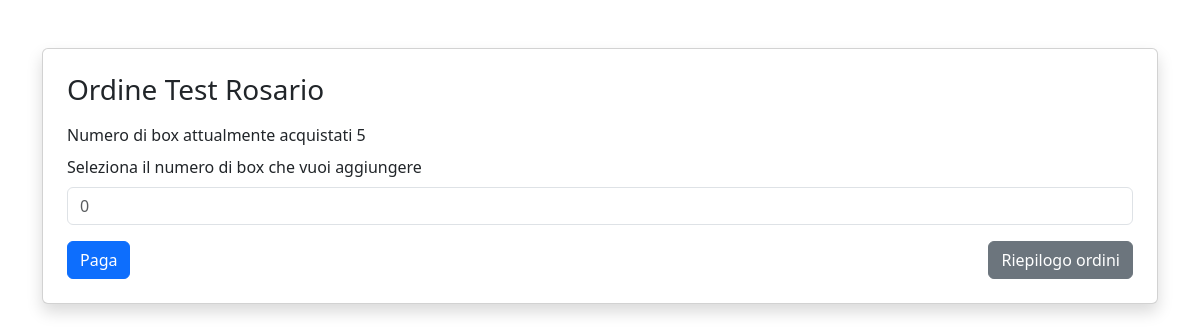
The page /addbox?user_id=10 on the database as committed earlier.
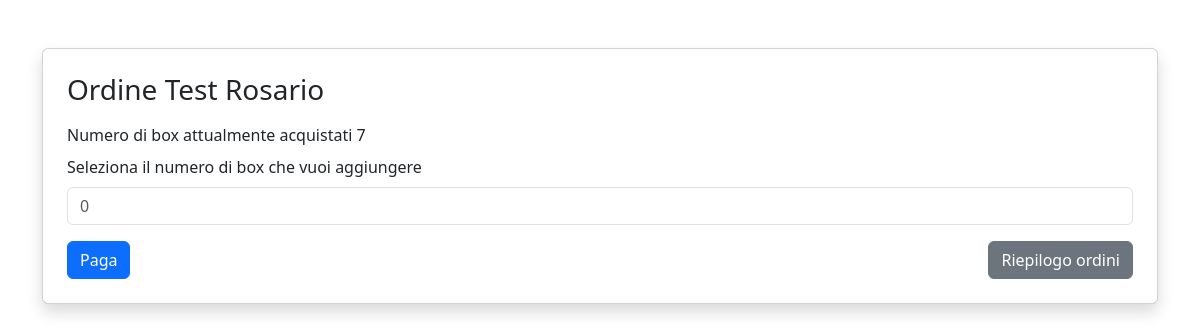
The same page on the database as committed later.
### db/models.py (models this page shows)
class User(Base):
    __tablename__ = 'users'
    id = Column(Integer, primary_key=True, index=True, autoincrement=True)
    name = Column(String, nullable=False)
    box = Column(Integer, nullable=False)
    payd = Column(Float)
    topay = Column(Float)
    total = Column(Float)

### main.py (the view, shortened to what this page needs)
@app.route("/addbox", methods=['GET', 'POST'])
def add_box():
    user_id = request.args.get("user_id", type=int)
    db: Session = next(get_db())
    user_data = db.query(User).filter(User.id == user_id).first()
    return render_template("add_box.html", user_id=user_id, user_data=user_data)

### db/session.py (called while the page is built)
def get_db():
    db = SessionLocal()
    try:
        yield db
    finally:
        db.close()

### templates/add_box.html (shortened to what this page needs)
<!DOCTYPE html>
{% extends 'base.html' %} {% from 'bootstrap5/form.html' import render_form %}
  {% block content %}
    <div class="container mt-5">
      <div class="card p-4 shadow">
        <h3 class="mb-3">Ordine {{ user_data.name }}</h3>
        <form method="POST" action="{{ url_for('add_box') }}" id="payBoxAnticipation">
          <div class="mb-3">
            <label for="importo" class="form-label"
              >Numero di box attualmente acquistati {{ user_data.box }}</label
            >
            <br>
            <label for="importo" class="form-label"
              >Seleziona il numero di box che vuoi aggiungere</label
            >
            <input
              type="number"
              class="form-control"
              id="importo"
              name="importo"
              step="1"
              inputmode="integeer"
              placeholder="0"
              required
            />
          </div>
          <div class="d-flex justify-content-between">
            <button
              type="button"
              class="btn btn-primary"
              data-bs-toggle="modal"
              data-bs-target="#confirmModal"
            >
              Paga
            </button>
            <a href="{{ url_for('box_recap') }}" class="btn btn-secondary">
              Riepilogo ordini
            </a>
          </div>
        </form>
      </div>
    </div>
  {% endblock %}

Rows that differ between the two databases and show on the page:
changed User "Test Rosario": box "5" → "7"
